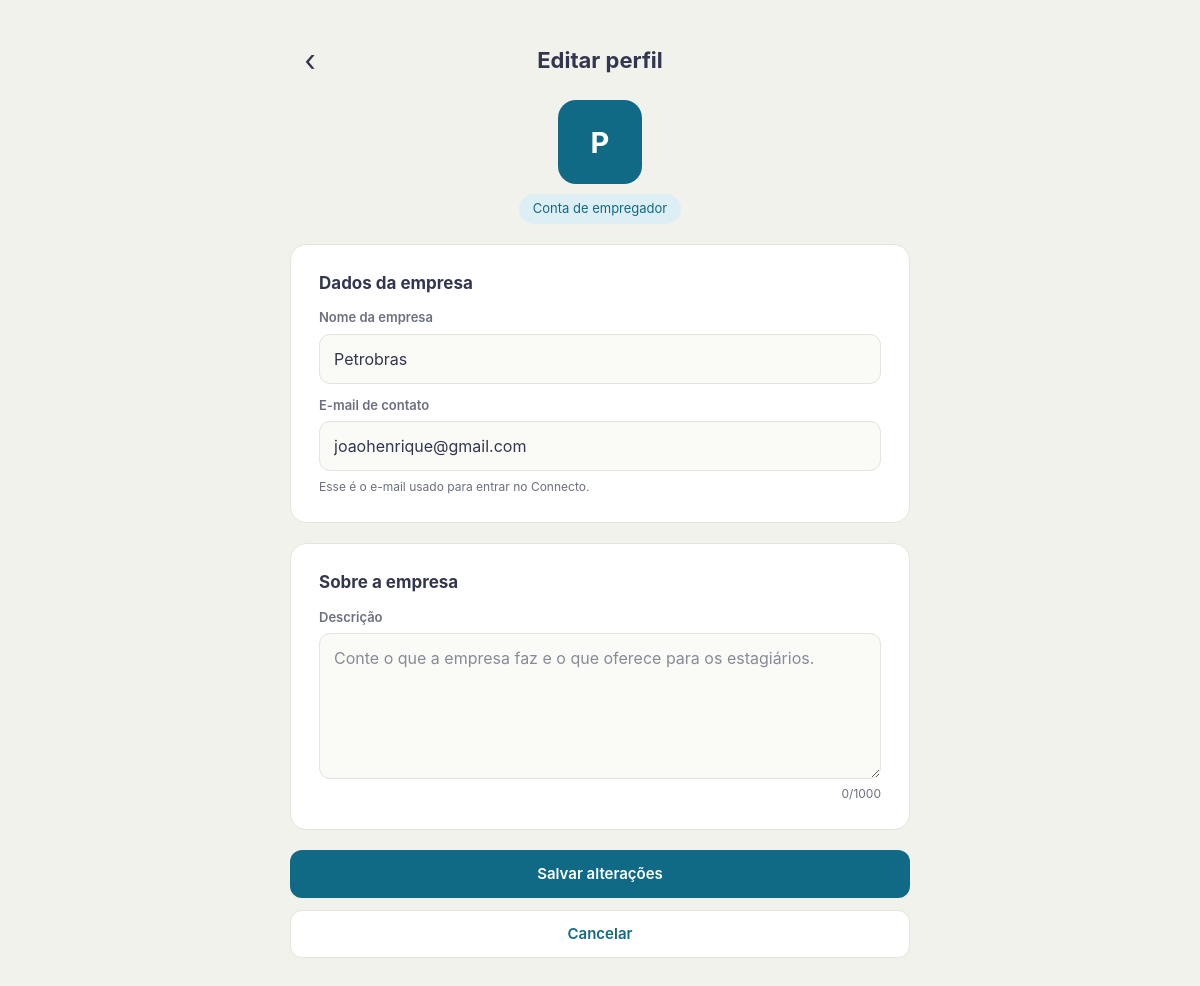
The page /perfil-empresa/editar/ (signed in) on the database its author committed.
### connectoapp/models.py (models this page shows, shortened)
class Empresa(models.Model):
    usuario = models.OneToOneField(
        settings.AUTH_USER_MODEL,
        on_delete=models.CASCADE,
        related_name="empresa",
        null=True,
        blank=True
    )
    nome = models.CharField(max_length=100)
    email = models.EmailField()
    descricao = models.TextField(blank=True)
    @property
    def iniciais(self):
        partes = [parte for parte in self.nome.split() if parte]
        return "".join(parte[0] for parte in partes[:2]).upper() or "EM"

### connectoapp/views.py (the view, shortened to what this page needs)
# urls.py: path("perfil-empresa/editar/", views.editar_perfil_empregador, name="editar_perfil_empregador"),
@login_required
def editar_perfil_empregador(request):
    empresa = Empresa.objects.filter(usuario=request.user).first()
    if empresa is None:
        return redirect("editar_perfil")
    erro = None
    return render(
        request,
        "editar_perfil_empregador.html",
        {
            "empresa": empresa,
            "erro": erro,
        },
    )

### template/editar_perfil_empregador.html (shortened to what this page needs)
{% load static %}
{% load i18n %}
<!DOCTYPE html>
<html lang="pt-BR">
<head>
    <link rel="stylesheet" href="{% static 'editar_perfil_empregador.css' %}">
    {% include 'includes/tema_head.html' %}
</head>
<body>
    <div class="topo">
        <a href="{% url 'perfil_empresa' %}"
           class="voltar"
           aria-label="{% trans 'Voltar' %}"
           title="{% trans 'Voltar ao perfil' %}">
            ‹
        </a>
        <h1>{% trans "Editar perfil" %}</h1>
        <span class="espaco" aria-hidden="true"></span>
    </div>
    <form method="post" action="{% url 'editar_perfil_empregador' %}">
        <div class="logo-empresa">
            <div class="avatar" aria-hidden="true">
                {{ empresa.iniciais }}
            </div>
            <p class="tipo-conta">
                {% trans "Conta de empregador" %}
            </p>
        </div>
        <div class="card">
            <h2>{% trans "Dados da empresa" %}</h2>
            <label for="nome">
                {% trans "Nome da empresa" %}
            </label>
            <input
                type="text"
                id="nome"
                name="nome"
                maxlength="100"
                value="{{ empresa.nome }}"
                autocomplete="organization"
                required
            >
            <label for="email">
                {% trans "E-mail de contato" %}
            </label>
            <input
                type="email"
                id="email"
                name="email"
                maxlength="150"
                value="{{ empresa.email }}"
                autocomplete="email"
                required
            >
            <p class="dica">
                {% trans "Esse é o e-mail usado para entrar no Connecto." %}
            </p>
        </div>
        <div class="card">
            <h2>{% trans "Sobre a empresa" %}</h2>
            <label for="descricao">
                {% trans "Descrição" %}
            </label>
            <textarea
                id="descricao"
                name="descricao"
                rows="5"
                maxlength="1000"
                placeholder="{% trans 'Conte o que a empresa faz e o que oferece para os estagiários.' %}"
            >{{ empresa.descricao|default_if_none:"" }}</textarea>
            <p class="contador-texto">
                <span id="contador-descricao">
                    {{ empresa.descricao|default_if_none:""|length }}
                </span>/1000
            </p>
        </div>
        <button type="submit" class="botao botao-salvar">
            {% trans "Salvar alterações" %}
        </button>
        <a href="{% url 'perfil_empresa' %}"
           class="botao botao-cancelar">
            {% trans "Cancelar" %}
        </a>
    </form>
</body>
</html>

### static/editar_perfil_empregador.css (style rules this page uses)
* { box-sizing: border-box; }
body { margin: 0; min-height: 100dvh; padding: max(16px, env(safe-area-inset-top)) 16px max(32px, env(safe-area-inset-bottom)); background-color: var(--tema-bg, #F2F2ED); color: var(--tema-ink, #33364F); font-family: -apple-system, BlinkMacSystemFont, "Segoe UI", Roboto, Helvetica, Arial, sans-serif; font-size: 15px; line-height: 1.5; }
form { width: 100%; max-width: 460px; margin: 0 auto; }
.topo { width: 100%; max-width: 460px; display: grid; grid-template-columns: 40px minmax(0, 1fr) 40px; align-items: center; gap: 10px; margin: 0 auto 20px; }
.topo h1 { margin: 0; font-size: clamp(17px, 3vw, 21px); font-weight: 700; text-align: center; color: var(--tema-ink, #33364F); overflow-wrap: anywhere; }
.voltar { display: flex; align-items: center; justify-content: center; width: 40px; height: 40px; border-radius: 10px; color: var(--tema-ink, #33364F); font-size: 30px; line-height: 1; text-decoration: none; }
.espaco { width: 40px; height: 40px; }
.logo-empresa { display: flex; flex-direction: column; align-items: center; width: 100%; margin: 0 0 20px; text-align: center; }
.avatar { display: flex; align-items: center; justify-content: center; width: 76px; height: 76px; margin: 0 auto 10px; border-radius: 18px; background-color: #116A85; color: #FFFFFF; font-size: 26px; font-weight: 700; line-height: 1; }
.tipo-conta { display: inline-block; max-width: 100%; margin: 0; padding: 5px 14px; border-radius: 999px; background-color: var(--tema-cyan-soft, #DDEEF4); color: #116A85; font-size: 13px; text-align: center; }
.card { width: 100%; min-width: 0; margin-bottom: 16px; padding: 20px; background-color: var(--tema-surface, #FFFFFF); border: 1px solid var(--tema-line, #E4E4DD); border-radius: 16px; }
.card h2 { margin: 0 0 12px; color: var(--tema-ink, #33364F); font-size: 17px; font-weight: 700; }
label { display: block; margin: 12px 0 6px; color: var(--tema-muted, #6B6F80); font-size: 13px; font-weight: 600; }
input[type="text"], input[type="email"], textarea { display: block; width: 100%; max-width: 100%; min-width: 0; padding: 12px 14px; border: 1px solid var(--tema-line, #E4E4DD); border-radius: 11px; background-color: var(--tema-surface-2, #FAFAF7); color: var(--tema-ink, #33364F); font-size: 16px; font-family: inherit; line-height: 1.5; transition: border-color 0.2s ease, box-shadow 0.2s ease; }
input[type="text"], input[type="email"] { min-height: 48px; }
input::placeholder, textarea::placeholder { color: var(--tema-muted, #6B6F80); opacity: 0.8; }
textarea { min-height: 130px; resize: vertical; overflow-wrap: anywhere; }
.dica { margin: 7px 0 0; color: var(--tema-muted, #6B6F80); font-size: 12px; line-height: 1.5; }
.contador-texto { margin: 6px 0 0; color: var(--tema-muted, #6B6F80); font-size: 12px; text-align: right; }
.botao { display: flex; align-items: center; justify-content: center; width: 100%; min-height: 48px; margin-bottom: 12px; padding: 12px 16px; border: none; border-radius: 12px; font-family: inherit; font-size: 15px; font-weight: 600; line-height: 1.3; text-align: center; text-decoration: none; cursor: pointer; transition: background-color 0.2s ease, transform 0.2s ease; }
.botao-salvar { background-color: #116A85; color: #FFFFFF; }
.botao-cancelar { background-color: var(--tema-surface, #FFFFFF); color: #116A85; border: 1px solid var(--tema-line, #E4E4DD); }
@media (min-width: 700px) { body { padding: 32px 24px 48px; } }
@media (min-width: 700px) { form, .topo { max-width: 560px; } }
@media (min-width: 700px) { .card { padding: 24px; } }
@media (min-width: 700px) { .topo h1 { font-size: 22px; } }
@media (min-width: 1024px) { body { padding-top: 40px; } }
@media (min-width: 1024px) { form, .topo { max-width: 620px; } }
@media (min-width: 1024px) { .card { padding: 26px 28px; margin-bottom: 20px; } }
@media (min-width: 1024px) { .avatar { width: 84px; height: 84px; font-size: 29px; } }

### static/tema.css (style rules this page uses)
html[data-theme="light"] { color-scheme: light; }

### rows shown on the page
Empresa: iniciais "P", nome "Petrobras", email "joaohenrique@gmail.com", descricao|length "0"
